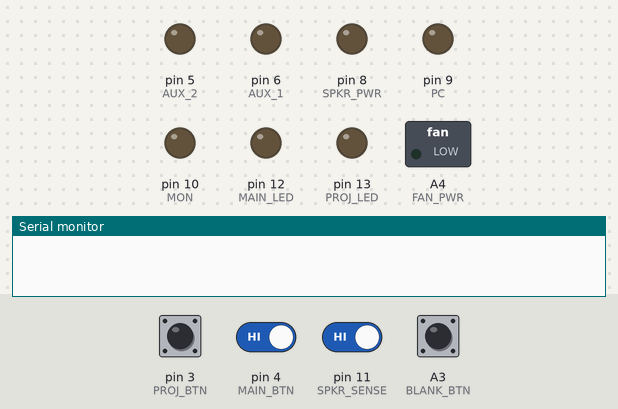
Recording of a sketch running on a simulated Arduino Uno, built with avr-gcc and run on an emulated ATmega328P. On the bench: switched loads named in the sketch (green lamp = pin HIGH), output pins drawn as LEDs (lit = HIGH), the last lines printed to the serial monitor. Dashed ring = blinking. The inputs (shaded band) are chosen by the test bench; at power-on: A3 (BLANK_BTN), pin 3 (PROJ_BTN), pin 4 (MAIN_BTN), pin 11 (SPKR_SENSE) HIGH.

Above: at 1.2 s.
1.3 s: pin 3 (PROJ_BTN) pulled LOW for 0.15 s
At 2.4 s:
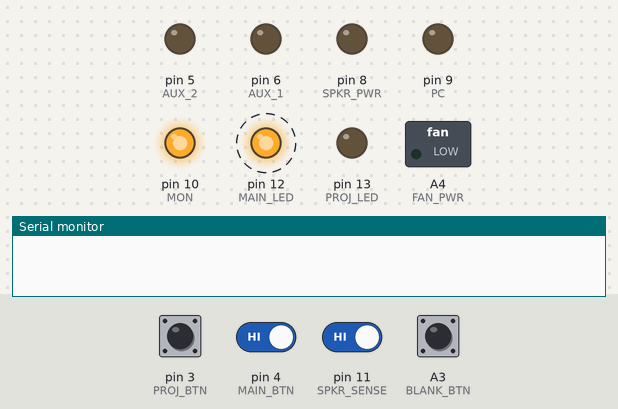
4.8 s: pin 11 (SPKR_SENSE) driven LOW
At 6.71 s:
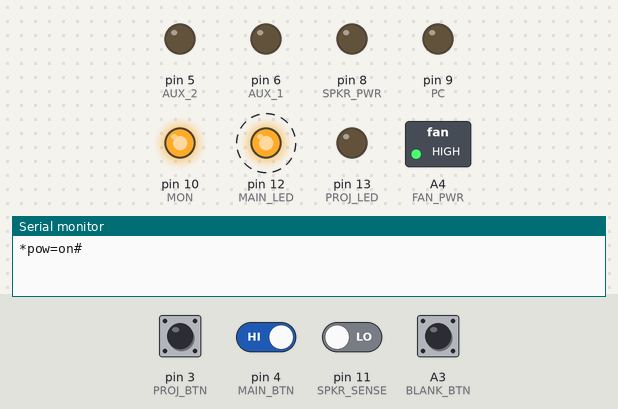
8.4 s: pin 11 (SPKR_SENSE) driven HIGH
At 11.91 s:
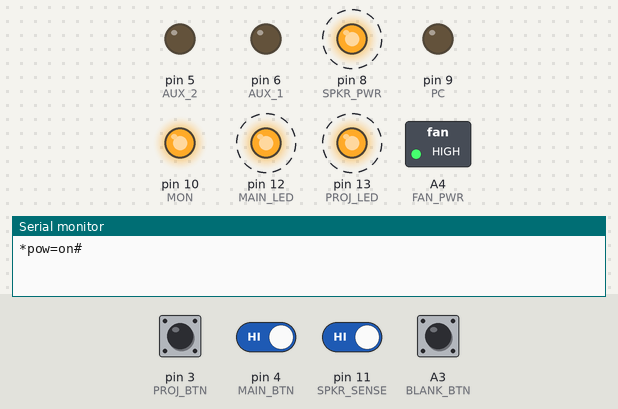
18.9 s: pin 3 (PROJ_BTN) driven LOW and pin 4 (MAIN_BTN) driven LOW
At 19.25 s:
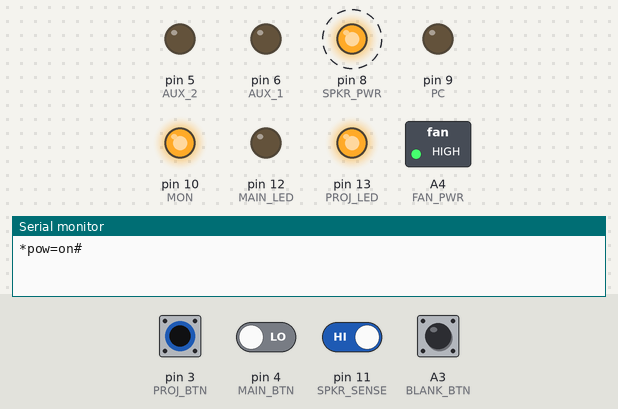
Timing chart, 0 to 30.0 s (numbered marks = the images above; inputs shaded):
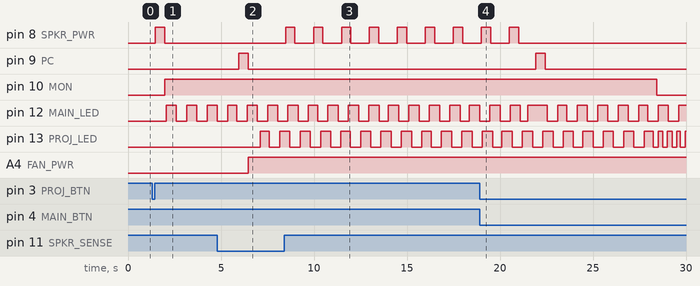

The sketch:

MBML_1.ino
```cpp
/*****************************************
MBML-1 Button Control Board Firmware:

This firmware handles input from two buttons, one controlling
the main power, the other controlling the projector power. Either
button may be pressed to turn the unit on. Once the unit is on,
holding the projector button for 3 seconds will turn off only the
projector, but leave the other components on. Holding the main
power button for 3 seconds will cause the entire unit to power down.

Projector power up: 75 seconds
Projector power down 95 seconds

*****************************************/

/*****************************************
           Dependent Libraries
*****************************************/

#include <TimerOne.h>

/*****************************************
                #defines
*****************************************/

#define DEBUG false
#define ONE_SECOND 1000 // One second in milliseconds


// Un-comment one of the below #defines to run that test routine instead
// of the normal program.

// #define SENSOR_TEST
// #define GPIO_TEST
// #define PROJ_TEST


// Set the board version in order to set the correct pin labels

// #define V2_0
#define V2_1

// Set input / output pin labels
#ifdef V2_0
    #define MAIN_BTN    4
    #define PROJ_BTN    3
    #define PC          5
    #define AUX_1       9
    #define SPKR_PWR    8
    #define AUX_2       A0
    #define MON         10
    #define SPKR_SENSE  11
    #define MAIN_LED    12
    #define PROJ_LED    13
    #define BLANK_BTN   A5
    #define FAN_PWR     6
#endif

#ifdef V2_1
    #define MAIN_BTN    4
    #define PROJ_BTN    3
    #define PC          9
    #define AUX_1       6
    #define SPKR_PWR    8
    #define AUX_2       5
    #define MON         10
    #define SPKR_SENSE  11
    #define MAIN_LED    12
    #define PROJ_LED    13
    #define BLANK_BTN   A3
    #define FAN_PWR     A4
#endif

#define MAIN_STARTUP_TIME   20000
#define MAIN_SHUTDOWN_TIME  10000
#define PROJ_STARTUP_TIME   75000
#define PROJ_SHUTDOWN_TIME  95000

#define ISR_DELAY           50000
#define BTN_HOLD_THRESHOLD  3000    // Time to register as button hold in ms

#define OFF                -1
#define ON                  0
#define STARTUP             1
#define SHUTDOWN            2
#define STARTUP_DWN         3   // In startup mode, but shutdown is scheduled

#define RELEASED            0
#define TAPPED              1
#define HELD                2

/*****************************************
            Global Variables
*****************************************/

// Component power vars
bool main_pwr   = false;
bool mon_pwr    = false;
bool pc_pwr     = false;
bool proj_pwr   = false;
bool fan_pwr    = false;

int load_num    = 2;   // Change this number when re-loading
                       // firmware in reset EEPROM values to defaults

long proj_on_time      = 0;
long proj_off_time     = 0;

long main_on_time      = 0;
long main_off_time     = 0;

int main_state;
int proj_state;
bool blank_active;

int main_btn_state;
int proj_btn_state;
int blank_btn_state;

// Projector commands
const char* PROJ_CMD_ON        = "\r*pow=on#\r";
const char* PROJ_CMD_OFF       = "\r*pow=off#\r";
const char* PROJ_CMD_BLANK_ON  = "\r*blank=on#\r";
const char* PROJ_CMD_BLANK_OFF = "\r*blank=off#\r";

/*****************************************
                Functions
*****************************************/

void setup() {

    Serial.begin(115200);   // Baud rate determined by projector interface

    // Set i/o states
    pinMode(MAIN_BTN, INPUT);
    pinMode(PROJ_BTN, INPUT);
    pinMode(PC, OUTPUT);
    pinMode(FAN_PWR, OUTPUT);
    pinMode(SPKR_PWR, OUTPUT);
    pinMode(AUX_1, OUTPUT);
    pinMode(AUX_2, OUTPUT);
    pinMode(MON, OUTPUT);
    pinMode(SPKR_SENSE, INPUT);
    pinMode(MAIN_LED, OUTPUT);
    pinMode(PROJ_LED, OUTPUT);
    pinMode(BLANK_BTN, INPUT);

    // Set all output pins off
    digitalWrite(PC, LOW);
    digitalWrite(FAN_PWR, LOW);
    digitalWrite(SPKR_PWR, LOW);
    digitalWrite(AUX_1, LOW);
    digitalWrite(AUX_2, LOW);
    digitalWrite(MON, LOW);
    digitalWrite(MAIN_LED, LOW);
    digitalWrite(PROJ_LED, LOW);

// If a test mode is defined, the program will jump to that sub-loop here
// and the main loop will not run
#ifdef SENSOR_TEST
    runSensorTest();
#endif

#ifdef GPIO_TEST
    runGPIOTest();
#endif

#ifdef PROJ_TEST
    runProjTest();
#endif

    // Setup the timer for LED blinking
    Timer1.initialize();
    Timer1.setPeriod(ISR_DELAY);
    Timer1.attachInterrupt(LEDCheck);

    projState(OFF);
    mainState(OFF);
    main_btn_state  = RELEASED;
    proj_btn_state  = RELEASED;
    blank_btn_state = RELEASED;

    blank_active = false;
}

void loop() {
    // Monitor the button states
    checkBtn(MAIN_BTN);
    checkBtn(PROJ_BTN);
    checkBtn(BLANK_BTN);
    wait(10);
    handleButtons();
    handleStates();
    static long last_check = millis();
    if(millis() - last_check > 1000){
      setSpkrPwr(main_pwr);
      last_check = millis();
    }
}

void runGPIOTest(){

    digitalWrite(PC, LOW);
    digitalWrite(FAN_PWR, LOW);
    digitalWrite(MON, LOW);
    digitalWrite(MAIN_LED, LOW);
    digitalWrite(PROJ_LED, LOW);

    while(1){
        if(!digitalRead(MAIN_BTN) && !digitalRead(PROJ_BTN)){
          digitalWrite(FAN_PWR, HIGH);
        }
        else if(!digitalRead(MAIN_BTN)){
            digitalWrite(MAIN_LED, HIGH);
        }
        else if(!digitalRead(PROJ_BTN)){
            digitalWrite(PROJ_LED, HIGH);
        }
        else if(!digitalRead(BLANK_BTN)){
            digitalWrite(MON, HIGH);
        }
        else{
            digitalWrite(MAIN_LED, LOW);
            digitalWrite(PROJ_LED, LOW);
            digitalWrite(MON, LOW);
            digitalWrite(FAN_PWR, LOW);
        }
        wait(100);
    }
}

void runProjTest(){

    wait(2000);
    for(int i = 0; i < 5; i++){
      digitalWrite(13, LOW);
      wait(200);
      digitalWrite(13, HIGH);
    }
    while(1){
      if(!digitalRead(MAIN_BTN)){
        Serial.print(PROJ_CMD_ON);
        //wait(75000);
//        wait(2000);
        //digitalWrite(13, LOW);
        //wait(2000);
        //wait(95000);
      }
      else if (!digitalRead(PROJ_BTN)){
        Serial.print(PROJ_CMD_OFF);
      }
      wait(500);
    }
}

bool checkSpeakerState(){
    bool speaker_on = false;
    if(!digitalRead(SPKR_SENSE)){   // Sensor active low
        speaker_on = true;
    }
    return speaker_on;
}

void runSensorTest(){
    while(1){
        // If the speaker light is on at any time during the one second of
        // checking, it is on. We need to do it this way because if the speaker
        // is not connected to a Bluetooth device, its BT light will blink, so
        // the sensor could potentially be read while it is off.
        bool speaker_on = checkSpeakerState();
        if(speaker_on){
            digitalWrite(MAIN_LED, HIGH);
        }
        else{
            digitalWrite(MAIN_LED, LOW);
        }
        wait(10);
    }
}

void handleButtons(){
    if(main_btn_state == TAPPED && mainState() == OFF){
        mainState(STARTUP);
        setMainPwr(true);
    }
    else if(main_btn_state == HELD && mainState() == ON){
        if(projState() == ON){
            projState(SHUTDOWN);
            setProjPwr(false);
        }
        mainState(SHUTDOWN);
        setMainPwr(false);
        // If the projector is still warming up, schedule a shutdown for later
        if(projState() == STARTUP){
            projState(STARTUP_DWN);
        }
    }
    else if(proj_btn_state == TAPPED && projState() == OFF){
        if(mainState() == OFF){
            mainState(STARTUP);
            setMainPwr(true);
        }
        projState(STARTUP);
        setProjPwr(true);
        setFanPwr(true);
    }
    else if(proj_btn_state == HELD){
        if(projState() == ON){
            projState(SHUTDOWN);
            setProjPwr(false);
        }
        else if(projState() == STARTUP){
            projState(STARTUP_DWN);
        }
    }
    else if(blank_btn_state == TAPPED){
        blank_active = !blank_active;
        if(blank_active){
            Serial.print(PROJ_CMD_BLANK_ON);
        }
        else{
            Serial.print(PROJ_CMD_BLANK_OFF);
        }
    }
}

void handleStates(){
    // Handle main states
    if(mainState() == STARTUP && millis() - main_on_time > MAIN_STARTUP_TIME){
        mainState(ON);
    }
    else if(mainState() == SHUTDOWN && millis() - main_off_time > MAIN_SHUTDOWN_TIME){
        mainState(OFF);
    }

    // Handle projector States
    if(projState() == STARTUP_DWN && millis() - proj_on_time > PROJ_STARTUP_TIME){
        projState(SHUTDOWN);
        setProjPwr(false);

    }
    else if(projState() == STARTUP && millis() - proj_on_time > PROJ_STARTUP_TIME){
        projState(ON);
    }
    else if(projState() == SHUTDOWN && millis() - proj_off_time > PROJ_SHUTDOWN_TIME){
        if(DEBUG){
            Serial.println("Transitioning from SHUTDOWN to OFF");
            Serial.print("Cur time: ");
            Serial.print(millis());
            Serial.print(" proj_off_time: ");
            Serial.print(proj_off_time);
            Serial.print(" elapsed shutdown time: ");
            Serial.println(millis() - proj_off_time);
        }
        setFanPwr(false);
        projState(OFF);
    }
}

void checkBtn(int btn_pin){

    static long main_start          = 0;
    static long proj_start          = 0;
    static long blank_start         = 0;
    static bool main_last_pressed   = false;
    static bool proj_last_pressed   = false;
    static bool blank_last_pressed  = false;
    const int DEBOUNCE              = 50;
    static long main_press_time     = -1;
    static long proj_press_time     = -1;
    static long blank_press_time    = -1;

    long* btn_start;
    bool* btn_last_pressed;
    int*  btn_state;
    long* btn_press_time;

    if(btn_pin == MAIN_BTN){
        btn_start           = &main_start;
        btn_last_pressed    = &main_last_pressed;
        btn_state           = &main_btn_state;
        btn_press_time      = &main_press_time;
    }
    else if(btn_pin == PROJ_BTN){
        btn_start           = &proj_start;
        btn_last_pressed    = &proj_last_pressed;
        btn_state           = &proj_btn_state;
        btn_press_time      = &proj_press_time;
    }
    else if(btn_pin == BLANK_BTN){
        btn_start           = &blank_start;
        btn_last_pressed    = &blank_last_pressed;
        btn_state           = &blank_btn_state;
        btn_press_time      = &blank_press_time;
    }
    else{
        if(DEBUG){
            Serial.println("Invalid button check request");
        }
        return;
    }

    bool cur_press = !digitalRead(btn_pin);
    // Initial press
    if(cur_press && !(*btn_last_pressed)){
        *btn_start = millis();
        *btn_last_pressed = true;
        if(DEBUG){
            Serial.println("Setting initial press");
        }
        *btn_press_time = millis();
    }
    else if(cur_press && *btn_last_pressed){
        if(millis() - *btn_press_time > BTN_HOLD_THRESHOLD){
            if(DEBUG){
                Serial.print("Button held: ");
                Serial.println(btn_pin);
            }
            *btn_state = HELD;
        }
    }
    else if(!cur_press){
        if(*btn_last_pressed && *btn_state != HELD){
            if(DEBUG){
                Serial.print("Button tapped: ");
                Serial.println(btn_pin);
            }
            *btn_state = TAPPED;
        }
        // Persistent release
        else{
            *btn_state = RELEASED;
        }
        *btn_last_pressed = false;
    }
}

void setPCPwr(bool pwr_state){
    // Don't do anything unless changing state
    if(pc_pwr == pwr_state){
        return;
    }
    else{
        pc_pwr = pwr_state;
        // Projector startup sequence:
        if(pc_pwr){
            // Tap button once
            tapButton(PC);
        }
        // Projector shutdown sequence:
        else{
            // Long press
            tapButton(PC);
        }
    }
}

void setFanPwr(bool pwr_state){
    fan_pwr = pwr_state;
    if(fan_pwr){
        digitalWrite(FAN_PWR, HIGH);
    }
    else{
        digitalWrite(FAN_PWR, LOW);
    }
}

void setProjPwr(bool pwr_state){

    proj_pwr = pwr_state;
    // Projector startup sequence:
    if(proj_pwr){
        proj_on_time = millis();
        // Tap button once
        Serial.print(PROJ_CMD_ON);
    }
    // Projector shutdown sequence:
    else{
        proj_off_time = millis();
        if(DEBUG){
            Serial.print("Setting proj off time: ");
            Serial.println(proj_off_time);
        }
        Serial.print(PROJ_CMD_OFF);
    }
}

void setMainPwr(bool pwr_state){
    if(main_pwr == pwr_state){
        return;
    }
    else{
        main_pwr = pwr_state;
        if(main_pwr){
            main_on_time = millis();
        }
        else{
            main_off_time = millis();
        }
        setSpkrPwr(pwr_state);
        if(!pwr_state){
          setPCPwr(pwr_state);
          wait(6000);
          setMonPwr(pwr_state);
        }
        if(pwr_state){
          setMonPwr(pwr_state);
          wait(4000);
          setPCPwr(pwr_state);
        }


    }
}

/*
*   The interrupt service routine runs every period of the
*   Timer1 interrupt. This will cause any enabled LEDs
*   to blink with a frequency of 1000 / (2*delay_time)
*/
void LEDCheck(){
    int proj_delay = 500;
    int main_delay = 500;
    static long main_cycle_start = 0;
    static long proj_cycle_start = 0;
    static bool main_blink_state = false;
    static bool proj_blink_state = false;
    static int old_main = OFF;
    static int old_proj = OFF;

    // Set main LED blink rate
    switch(mainState()){
      case STARTUP:
        main_delay = 500;
      break;
      case SHUTDOWN:
        main_delay = 500;
      break;
    }

    // Set projector LED blink rate
    switch(projState()){
      case STARTUP:
        proj_delay = 500;
      break;
      case SHUTDOWN:
        proj_delay = 500;
      break;
      case STARTUP_DWN:
        proj_delay = 200;
    }

    // Only write constant on/off if state has changed so we
    // don't waste cyles writing it every time the ISR runs
    if(mainState() != old_main){
        if(mainState() == OFF){
            digitalWrite(MAIN_LED, LOW);
        }
        else if(mainState() == ON){
            digitalWrite(MAIN_LED, HIGH);
        }
    }
    else if(mainState() != OFF
            && mainState() != ON
            && millis() - main_cycle_start > main_delay){
      digitalWrite(MAIN_LED, main_blink_state);
      main_cycle_start = millis();
      main_blink_state = !main_blink_state;
    }

    if(projState() != old_proj){
        if(projState() == OFF){
            digitalWrite(PROJ_LED, LOW);
        }
        else if(projState() == ON){
            digitalWrite(PROJ_LED, HIGH);
        }
    }
    else if(projState() != OFF
        && projState() != ON
        && millis() - proj_cycle_start > proj_delay){
      digitalWrite(PROJ_LED, proj_blink_state);
      proj_cycle_start = millis();
      proj_blink_state = !proj_blink_state;
    }

    old_main = mainState();
    old_proj = projState();
}

void setMonPwr(bool pwr_state){
    if(mon_pwr == pwr_state){
        return;
    }
    else{
        mon_pwr = pwr_state;
        digitalWrite(MON, pwr_state);
    }
}

void setSpkrPwr(bool pwr_state){
    bool spkr_on = checkSpeakerState();
    if(spkr_on == pwr_state){
        return;
    }
    else{
        tapButton(SPKR_PWR);
    }
}

void tapButton(int pin){
    digitalWrite(pin, HIGH);
    wait(500);
    digitalWrite(pin, LOW);
}

/**
 * Causes the program to idle without interfering with interrupts.
 *
 * @param time_ms How long to idle the program in milliseconds
 */
void wait(int time_ms){
    long start_time = millis();
    while(millis() - start_time < time_ms){
        // Don't do anything, but don't use
        // delay() so we don't get in the way
        // the interrupt timer.
    }
}

void mainState(int state){
    main_state = state;
    if(DEBUG){
        Serial.print("Main state: ");
    }
    printState(state);
}

int mainState(){
    return main_state;
}

void projState(int state){
    proj_state = state;
    if(DEBUG){
        Serial.print("Proj state: ");
    }
    printState(state);
}

int projState(){
    return proj_state;
}

void printState(int state){
    if(!DEBUG){
        return;
    }
    switch (state) {
        case OFF:
        Serial.println("OFF");
        break;
        case STARTUP:
        Serial.println("STARTUP");
        break;
        case ON:
        Serial.println("ON");
        break;
        case SHUTDOWN:
        Serial.println("SHUTDOWN");
        break;
        case STARTUP_DWN:
        Serial.println("STARTUP_DWN");
        break;
    }
}
```

Measured:
- after the input at 1.3 s, pin 8 (SPKR_PWR): LOW → HIGH after 0.17 s, → LOW 0.50 s later; pin 10 (MON): LOW → HIGH after 0.67 s; pin 12 (MAIN_LED): alternates HIGH for 0.55 s and LOW for 0.55 s, starting after 0.75 s
- after the input at 4.8 s, pin 8 (SPKR_PWR): stays LOW (without the input it goes to HIGH after 1.7 s)
- after the input at 8.4 s, pin 8 (SPKR_PWR): alternates HIGH for 0.50 s and LOW for 1.0 s, starting after 0.07 s
- after the input at 18.9 s, pin 8 (SPKR_PWR): goes on until 21.0 s, then stays LOW; pin 9 (PC): LOW → HIGH after 3.0 s, → LOW 0.50 s later; pin 10 (MON): HIGH → LOW after 9.5 s
